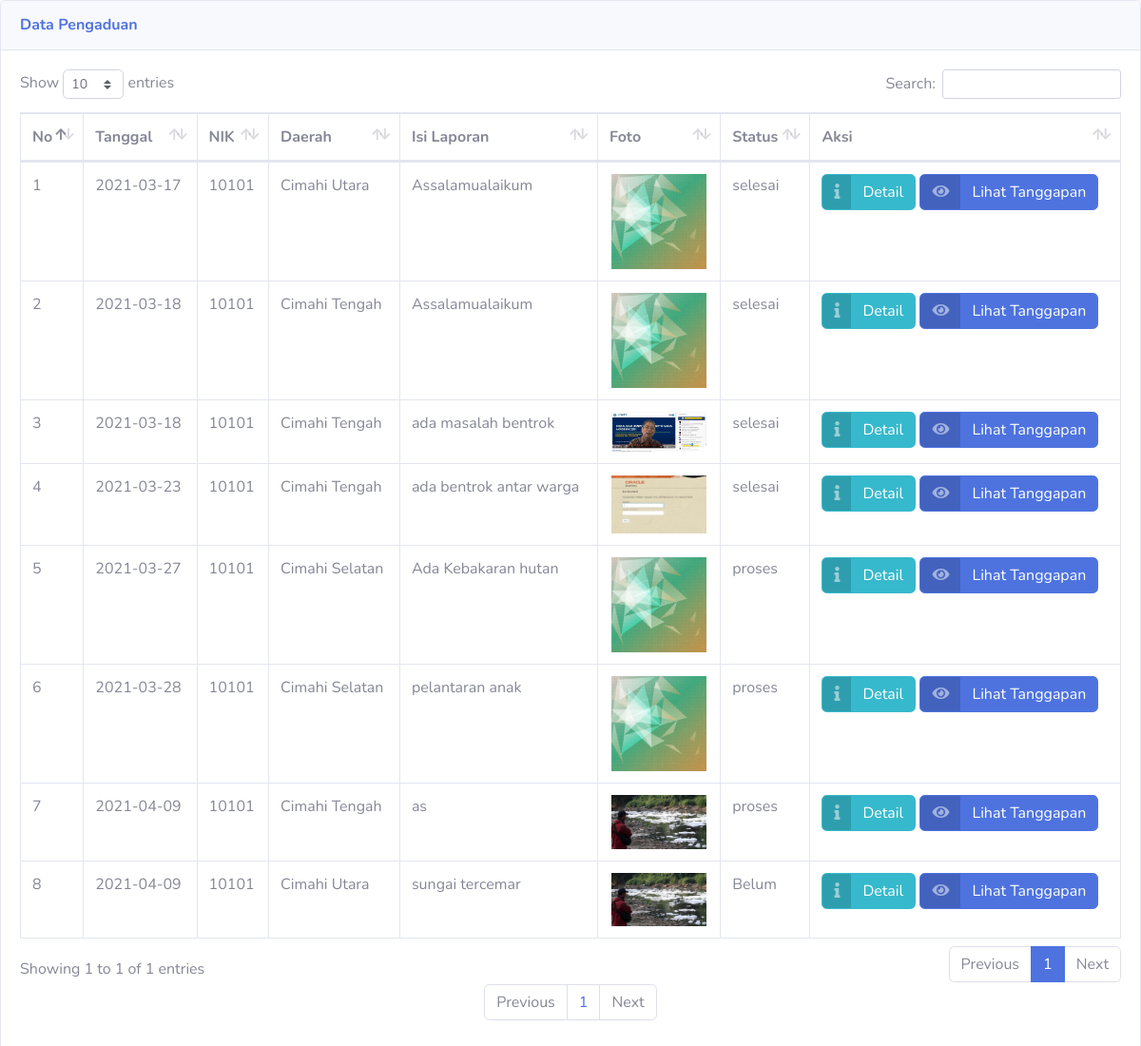
The page /aplikasi_pengaduanmasyarakat/lihat_pengaduan.php (signed in) on the database its author committed.
### tables this page shows
CREATE TABLE `rifki_pengaduan` (
  `rifki_id_pengaduan` int(11) NOT NULL,
  `rifki_tgl_pengaduan` date NOT NULL,
  `rifki_nik` char(16) NOT NULL,
  `rifki_petugasdinas` varchar(30) NOT NULL,
  `rifki_daerah` varchar(32) NOT NULL,
  `rifki_isi_laporan` text NOT NULL,
  `rifki_foto` varchar(255) NOT NULL,
  `rifki_status` enum('Belum','proses','selesai') NOT NULL
);

CREATE TABLE `rifki_masyarakat` (
  `rifki_nik` char(16) NOT NULL,
  `rifki_nama` varchar(35) NOT NULL,
  `rifki_username` varchar(25) NOT NULL,
  `rifki_password` varchar(32) NOT NULL,
  `rifki_telp` varchar(13) NOT NULL
);

### aplikasi_pengaduanmasyarakat/lihat_pengaduan.php (the view, shortened to what this page needs)
<!DOCTYPE html>
<html lang="en">
<?php
include 'rifki_koneksi.php';
?>
<head>
  <link href="vendor/fontawesome-free/css/all.min.css" rel="stylesheet" type="text/css">
  <link href="css/sb-admin-2.min.css" rel="stylesheet">
  <link href="vendor/datatables/dataTables.bootstrap4.min.css" rel="stylesheet">
</head>
<body id="page-top">
          <div class="card shadow mb-4">
            <div class="card-header py-3">
              <h6 class="m-0 font-weight-bold text-primary">Data Pengaduan</h6>
            </div>
            <div class="card-body">
              <div class="table-responsive">
                <table class="table table-bordered" id="dataTable" width="100%" cellspacing="0">
                  <thead>
                    <tr>
                      <th>No</th>
                      <th>Tanggal</th>
                      <th>NIK</th>
                      <th>Daerah</th>
                      <th>Isi Laporan</th>
                      <th>Foto</th>
                      <th>Status</th>
                      <th>Aksi</th>
                    </tr>
                  </thead>
                  <?php
                  $batas = 10;
                  $halaman = isset($_GET['halaman'])?(int)$_GET['halaman'] : 1;
                  $halaman_awal = ($halaman>1) ? ($halaman * $batas) - $batas : 0;
                  $previous = $halaman - 1;
                  $next = $halaman + 1;
                  $data = mysqli_query($koneksi,"select * from rifki_pengaduan");
                  $jumlah_data = mysqli_num_rows($data);
                  $total_halaman = ceil($jumlah_data / $batas);
                  $sql = mysqli_query($koneksi,"SELECT * FROM rifki_pengaduan INNER JOIN rifki_masyarakat ON rifki_pengaduan.rifki_nik=rifki_masyarakat.rifki_nik WHERE rifki_masyarakat.rifki_nik='$_SESSION[rifki_nik]' limit $halaman_awal, $batas");
                  $no = $halaman_awal+1;
                  while ($data=mysqli_fetch_array($sql)) {
                  ?>
                  <tbody>
                    <tr>
                      <td><?php echo $no++?></td>
                      <td><?php echo $data['rifki_tgl_pengaduan']?></td>
                      <td><?php echo $data['rifki_nik']?></td>
                      <td><?php echo $data['rifki_daerah']?></td>
                      <td><?php echo $data['rifki_isi_laporan']?></td>
                      <td style="text-align: center;"><img src="foto/<?php echo $data['rifki_foto']; ?>" style="width: 100px;"></td>
                      <td><?php echo $data['rifki_status']?></td>
                      <td>
                        <a href="?url=detail_pengaduan&id=<?php echo $data['rifki_id_pengaduan'] ?>" class="btn btn-info btn-icon-split">
                          <span class="icon text-white-50">
                            <i class="fas fa-info"></i>
                          </span>
                          <span class="text">Detail</span>
                        </a>
                        <a href="?url=lihat_tanggapan&id=<?php echo $data['rifki_id_pengaduan']; ?>" class="btn btn-primary btn-icon-split">
                          <span class="icon text-white-50">
                            <i class="fas fa-eye"></i>
                          </span>
                          <span class="text">Lihat Tanggapan</span>
                        </a>
                      </td>
                    </tr>
                    <?php
}
?>
                  </tbody>
                </table>
                <nav>
      <ul class="pagination justify-content-center">
        <li class="page-item">
          <a class="page-link" <?php if($halaman > 1){ echo "href='?url=lihat_pengaduan&halaman=$previous'"; } ?>>Previous</a>
        </li>
        <?php
        for($x=1;$x<=$total_halaman;$x++){
          ?>
          <li class="page-item"><a class="page-link" href="?url=lihat_pengaduan&halaman=<?php echo $x ?>"><?php echo $x; ?></a></li>
          <?php
        }
        ?>
        <li class="page-item">
          <a  class="page-link" <?php if($halaman < $total_halaman) { echo "href='?url=lihat_pengaduan&halaman=$next'"; } ?>>Next</a>
        </li>
      </ul>
    </nav>
              </div>
</body>
</html>

### rows shown on the page
rifki_pengaduan: rifki_tgl_pengaduan "2021-03-17", rifki_nik.rifki_nik "10101", rifki_daerah "Cimahi Utara", rifki_isi_laporan "Assalamualaikum", rifki_foto (picture), rifki_status "selesai"
rifki_pengaduan: rifki_tgl_pengaduan "2021-03-18", rifki_nik.rifki_nik "10101", rifki_daerah "Cimahi Tengah", rifki_isi_laporan "Assalamualaikum", rifki_foto (picture), rifki_status "selesai"
rifki_pengaduan: rifki_tgl_pengaduan "2021-03-18", rifki_nik.rifki_nik "10101", rifki_daerah "Cimahi Tengah", rifki_isi_laporan "ada masalah bentrok", rifki_foto (picture), rifki_status "selesai"
rifki_pengaduan: rifki_tgl_pengaduan "2021-03-23", rifki_nik.rifki_nik "10101", rifki_daerah "Cimahi Tengah", rifki_isi_laporan "ada bentrok antar warga", rifki_foto (picture), rifki_status "selesai"
rifki_pengaduan: rifki_tgl_pengaduan "2021-03-27", rifki_nik.rifki_nik "10101", rifki_daerah "Cimahi Selatan", rifki_isi_laporan "Ada Kebakaran hutan", rifki_foto (picture), rifki_status "proses"
rifki_pengaduan: rifki_tgl_pengaduan "2021-03-28", rifki_nik.rifki_nik "10101", rifki_daerah "Cimahi Selatan", rifki_isi_laporan "pelantaran anak", rifki_foto (picture), rifki_status "proses"
rifki_pengaduan: rifki_tgl_pengaduan "2021-04-09", rifki_nik.rifki_nik "10101", rifki_daerah "Cimahi Tengah", rifki_isi_laporan "as", rifki_foto (picture), rifki_status "proses"
rifki_pengaduan: rifki_tgl_pengaduan "2021-04-09", rifki_nik.rifki_nik "10101", rifki_daerah "Cimahi Utara", rifki_isi_laporan "sungai tercemar", rifki_foto (picture), rifki_status "Belum"
